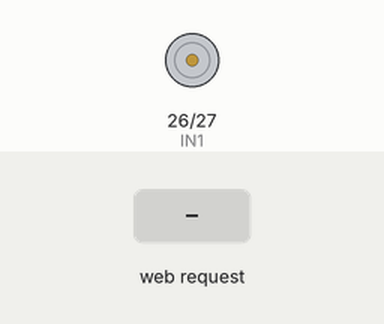
Recording of a sketch running on a simulated ESP32. Shown: motor-driver pin pairs drawn as motors (green arrow = first pin HIGH = forward, orange = second pin HIGH = backward, longer = more drive, scaled by the enable pin). The test bench sets the inputs (shaded band). WiFi joins after 1.5 s; servers stay silent unless stated; what the sketch prints to the serial monitor is not drawn.

Above: at 2.7 s.
2.8 s: HTTP request GET /avant received
4.3 s: HTTP request GET /arriere received
5.8 s: HTTP request GET /vitesse?val=1 received
At 6.5 s:
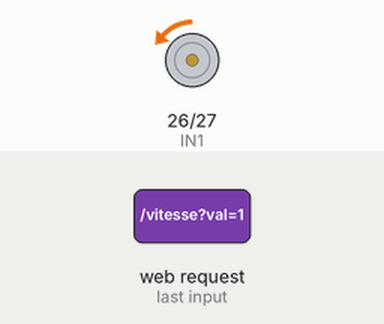
7.3 s: HTTP request GET /stop received
At 7.6 s:
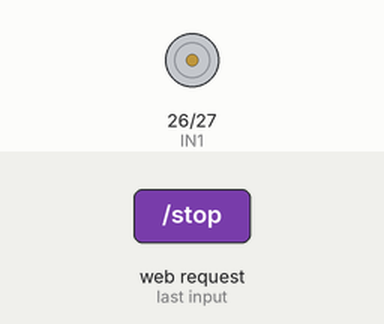
8.8 s: HTTP request GET /avant?val=1 received
At 10.0 s:
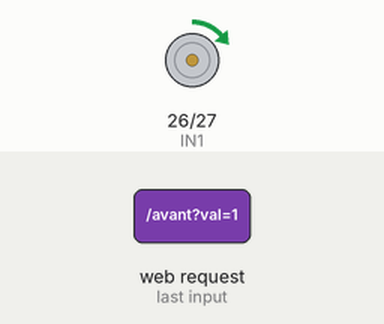
10.3 s: HTTP request GET /vitesse?val=120 received
At 11.1 s:
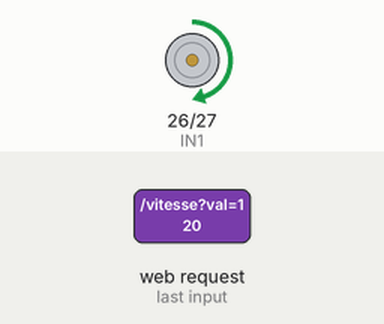
Timing chart, 0 to 12.8 s (numbered marks = the images above; inputs shaded):
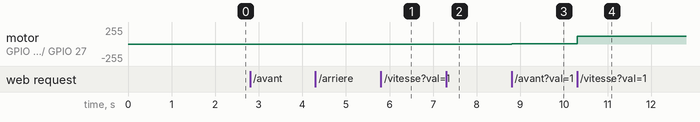

Measured:
- after the input at 5.8 s, motor on GPIO 26 (IN1) / GPIO 27 (IN2): stopped → backward 1/255 at once
- after the input at 7.3 s, motor on GPIO 26 (IN1) / GPIO 27 (IN2): backward 1/255 → stopped at once
- after the input at 8.8 s, motor on GPIO 26 (IN1) / GPIO 27 (IN2): stopped → forward 1/255 at once
- after the input at 10.3 s, motor on GPIO 26 (IN1) / GPIO 27 (IN2): forward 1/255 → forward 120/255 at once

The sketch:

10_esp32_moteur_page_web.ino
```cpp
/*
 * 10_esp32_moteur_page_web
 * Projet Bateau autopiloté · Année 2 (2025-2026) · EEE & MIA
 *
 * Premier essai sur ESP32 : serveur web (WebServer) qui affiche une page
 * de commande du moteur DC (avant / arrière / stop + curseur de vitesse PWM 0-255).
 * C'est l'ancêtre de l'interface finale. La page HTML/CSS/JS est dans web/ et
 * embarquée via page_html.h (généré par tools/build_web.py).
 * API ledcSetup/ledcAttachPin : ESP32 Arduino core 2.x.
 *
 * Source : dossier « EEE MIA » (code recopié du PDF, indentation restaurée).
 */

#include <WiFi.h>
#include <WebServer.h>
const char* ssid = "TON_WIFI";
const char* password = "MOT_DE_PASSE";
WebServer server(80);
// Pins H-Bridge
#define IN1 26
#define IN2 27
#define ENA 25
int vitesse = 0;
int pwmChannel = 0;
int pwmFreq = 20000;
int pwmResolution = 8;
// ================= HTML =================
// Page générée depuis web/ : python ../../../firmware/tools/build_web.py --src web --out page_html.h --var pageHTML
#include "page_html.h"
// =======================================
void handleRoot() {
  server.send(200, "text/html", pageHTML);
}
void moteurAvant() {
  digitalWrite(IN1, HIGH);
  digitalWrite(IN2, LOW);
  server.send(200, "text/plain", "AVANT");
}
void moteurArriere() {
  digitalWrite(IN1, LOW);
  digitalWrite(IN2, HIGH);
  server.send(200, "text/plain", "ARRIERE");
}
void moteurStop() {
  digitalWrite(IN1, LOW);
  digitalWrite(IN2, LOW);
  server.send(200, "text/plain", "STOP");
}
void setVitesse() {
  if (server.hasArg("val")) {
    vitesse = server.arg("val").toInt();
    ledcWrite(pwmChannel, vitesse);
  }
  server.send(200, "text/plain", "OK");
}
void setup() {
  Serial.begin(115200);
  pinMode(IN1, OUTPUT);
  pinMode(IN2, OUTPUT);
  ledcSetup(pwmChannel, pwmFreq, pwmResolution);
  ledcAttachPin(ENA, pwmChannel);
  WiFi.begin(ssid, password);
  while (WiFi.status() != WL_CONNECTED) {
    delay(500);
    Serial.print(".");
  }
  Serial.println("\nConnecté !");
  Serial.println(WiFi.localIP());
  server.on("/", handleRoot);
  server.on("/avant", moteurAvant);
  server.on("/arriere", moteurArriere);
  server.on("/stop", moteurStop);
  server.on("/vitesse", setVitesse);
  server.begin();
}
void loop() {
  server.handleClient();
}
```

page_html.h
```cpp
// =====================================================================
// FICHIER GÉNÉRÉ AUTOMATIQUEMENT — NE PAS MODIFIER À LA MAIN
// Source : web/index.html (+ CSS/JS)  ·  Générateur : tools/build_web.py
// =====================================================================
#pragma once
#include <Arduino.h>

const char pageHTML[] PROGMEM = R"HTML(
<!DOCTYPE html>
<html>
<head>
<meta charset="UTF-8">
<title>Controle Moteur DC</title>
<style>
body {
  font-family: Arial;
  background: #111;
  color: white;
  text-align: center;
}
button {
  padding: 15px 25px;
  margin: 10px;
  font-size: 18px;
  border: none;
  border-radius: 10px;
  cursor: pointer;
}
#avant { background: #00c853; }
#arriere { background: #2979ff; }
#stop { background: #d50000; }
input[type=range] {
  width: 80%;
}
</style>
</head>
<body>
<h1>ESP32 - Moteur DC</h1>
<button id="avant" onclick="cmd('avant')">AVANT</button>
<button id="arriere" onclick="cmd('arriere')">ARRIÈRE</button>
<button id="stop" onclick="cmd('stop')">STOP</button>
<h2>Vitesse: <span id="val">0</span></h2>
<input type="range" min="0" max="255" value="0" oninput="vitesse(this.value)">
<script>
function cmd(c) {
  fetch('/' + c);
}
function vitesse(v) {
  document.getElementById("val").innerText = v;
  fetch('/vitesse?val=' + v);
}
</script>
</body>
</html>
)HTML";
```
